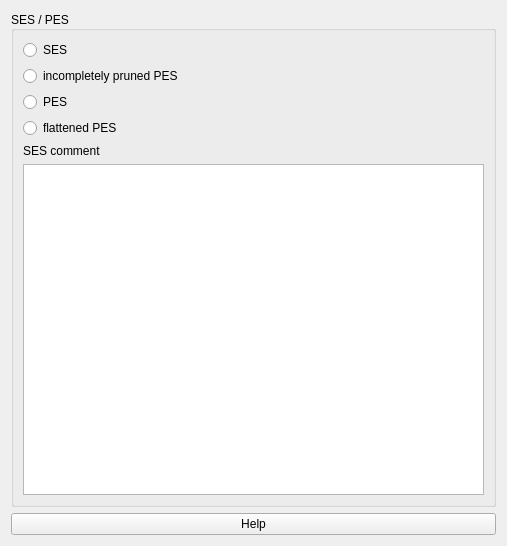
              <widget class="QWidget" name="informationm4">
               <property name="geometry">
                <rect>
                 <x>0</x>
                 <y>0</y>
                 <width>507</width>
                 <height>546</height>
                </rect>
               </property>
               <attribute name="label">
                <string>Information</string>
               </attribute>
               <layout class="QVBoxLayout" name="verticalLayoutm61">
                <item>
                 <widget class="QGroupBox" name="sespesgbm4">
                  <property name="title">
                   <string>SES / PES</string>
                  </property>
                  <property name="alignment">
                   <set>Qt::AlignLeading|Qt::AlignLeft|Qt::AlignVCenter</set>
                  </property>
                  <layout class="QVBoxLayout" name="verticalLayout_21">
                   <item>
                    <widget class="QRadioButton" name="rbsesm4">
                     <property name="text">
                      <string>SES</string>
                     </property>
                    </widget>
                   </item>
                   <item>
                    <widget class="QRadioButton" name="rbipesm4">
                     <property name="text">
                      <string>incompletely pruned PES</string>
                     </property>
                     <property name="checkable">
                      <bool>true</bool>
                     </property>
                    </widget>
                   </item>
                   <item>
                    <widget class="QRadioButton" name="rbpesm4">
                     <property name="text">
                      <string>PES</string>
                     </property>
                     <property name="checkable">
                      <bool>true</bool>
                     </property>
                    </widget>
                   </item>
                   <item>
                    <widget class="QRadioButton" name="rbfpesm4">
                     <property name="text">
                      <string>flattened PES</string>
                     </property>
                     <property name="checkable">
                      <bool>true</bool>
                     </property>
                    </widget>
                   </item>
                   <item>
                    <widget class="QLabel" name="lsescommentm4">
                     <property name="text">
                      <string>SES comment</string>
                     </property>
                    </widget>
                   </item>
                   <item>
                    <widget class="QTextEdit" name="tesescommentm4"/>
                   </item>
                  </layout>
                 </widget>
                </item>
                <item>
                 <widget class="QPushButton" name="bsespeshelpm4">
                  <property name="text">
                   <string>Help</string>
                  </property>
                  <property name="icon">
                   <iconset resource="icons.qrc">
                    <normaloff>:/icons/ihelp.png</normaloff>:/icons/ihelp.png</iconset>
                  </property>
                 </widget>
                </item>
               </layout>
              </widget>
